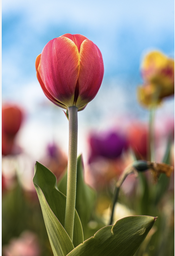
#> input picture images/tulip.png, 175 x 256 px, shrunk from 618 x 906 before the run, found by its file name
$ python Homework6.py
#> lines starting #> are read from the running program, lines starting #| are printed output that depends on the picture
import cv2
import numpy as np
import matplotlib.pyplot as plt

def main():
    # Load grayscale image
    img_gray = cv2.imread("/Users/akhi/Desktop/DIP/images/tulip.png", 0)
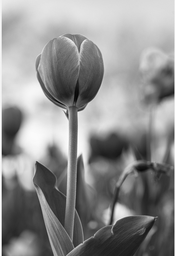
#> img_gray: shape (256, 175); min 5, max 255, mean 142.2

    # Add Gaussian noise
    row, col = img_gray.shape
#> row = 256; col = 175
    mean, var = 0, 0.01
    sigma = var ** 0.5
    gauss = np.random.normal(mean, sigma, (row, col))
    noisy_img = img_gray + gauss * 255
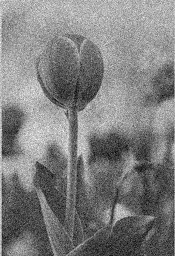
#> noisy_img: shape (256, 175) float64; min -52.75, max 338.7, mean 142.1; drawn with min black and max white
    noisy_img = np.clip(noisy_img, 0, 255).astype(np.uint8)
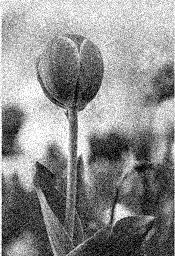
#> noisy_img: shape (256, 175); min 0, max 255, mean 141.3

    # Define known kernels
    avg_filter = np.array([[1, 1, 1],
                           [1, 1, 1],
                           [1, 1, 1]], dtype=np.float32) / 9

    sobel_x = np.array([[-1, 0, 1],
                        [-2, 0, 2],
                        [-1, 0, 1]], dtype=np.float32)

    sobel_y = np.array([[-1, -2, -1],
                        [ 0,  0,  0],
                        [ 1,  2,  1]], dtype=np.float32)

    prewitt_x = np.array([[-1, 0, 1],
                          [-1, 0, 1],
                          [-1, 0, 1]], dtype=np.float32)

    prewitt_y = np.array([[-1, -1, -1],
                          [ 0,  0,  0],
                          [ 1,  1,  1]], dtype=np.float32)

    laplace = np.array([[ 0, -1,  0],
                        [-1,  4, -1],
                        [ 0, -1,  0]], dtype=np.float32)

    scharr_x = np.array([[-3, 0, 3],
                         [-10, 0, 10],
                         [-3, 0, 3]], dtype=np.float32)

    scharr_y = np.array([[-3, -10, -3],
                         [ 0,   0,  0],
                         [ 3,  10,  3]], dtype=np.float32)

    # ----- Custom 4 Kernels -----
    # Edge-enhancement kernel
    custom_1 = np.array([[ 0, -1,  0],
                         [-1,  5, -1],
                         [ 0, -1,  0]], dtype=np.float32)

    # Emboss kernel
    custom_2 = np.array([[-2, -1,  0],
                         [-1,  1,  1],
                         [ 0,  1,  2]], dtype=np.float32)

    # Diagonal edge detection
    custom_3 = np.array([[ 1,  1,  0],
                         [ 1,  0, -1],
                         [ 0, -1, -1]], dtype=np.float32)

    # Sharpening kernel
    custom_4 = np.array([[ 0, -1,  0],
                         [-1,  9, -1],
                         [ 0, -1,  0]], dtype=np.float32)

    # Combine all filters
    filters = {
        "Avg": avg_filter,
        "Sobel-X": sobel_x,
        "Sobel-Y": sobel_y,
        "Prewitt-X": prewitt_x,
        "Prewitt-Y": prewitt_y,
        "Laplace-4": laplace,
        "Scharr-X": scharr_x,
        "Scharr-Y": scharr_y,
        "Custom-EdgeEnhance": custom_1,
        "Custom-Emboss": custom_2,
        "Custom-DiagonalEdge": custom_3,
        "Custom-Sharpen": custom_4
    }

    # Display setup
    img_set = [img_gray, noisy_img]
    img_title = ['Original', 'Gaussian Noise']

    # Apply filters
    for name, kernel in filters.items():
        f_same = filter_same(noisy_img, kernel)
        f_valid = filter_valid(noisy_img, kernel)

        img_set.extend([f_same, f_valid])
        img_title.extend([f'{name} (same)', f'{name} (valid)'])
#> this loop made 12 passes
#> pass 1, in filter_same, `padded_img = np.pad(tmp_img, ((pad_h, pad_h), (pad_w, pad_w)), mode='c..`:
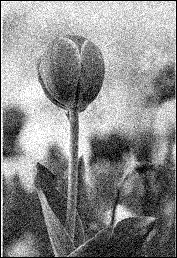
#> padded_img: shape (258, 177) float32; min 0, max 255, mean 138.6
#> pass 1, in main, `f_same = filter_same(noisy_img, kernel)`:
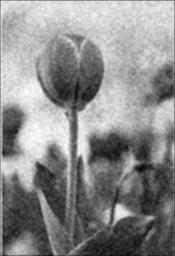
#> f_same: shape (256, 175); min 9, max 254, mean 139.7
#> pass 1, in main, `f_valid = filter_valid(noisy_img, kernel)`:
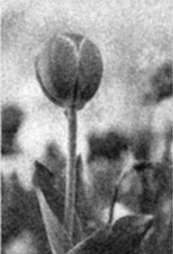
#> f_valid: shape (254, 173); min 9, max 254, mean 140.1
#> after the loop, img_set = 26 items; img_title = 26 items, first 6: 'Original', 'Gaussian Noise', 'Avg (same)', 'Avg (valid)', 'Sobel-X (same)', 'Sobel-X (valid)'

    # Show results
    display(img_set, img_title)


#-------Convolution: VALID
def filter_valid(input_img, kernel):
    tmp_img = input_img.astype(np.float32)
    input_h, input_w = input_img.shape
    kernel_h, kernel_w = kernel.shape
    output_h = input_h - kernel_h + 1
    output_w = input_w - kernel_w + 1

    output_img = np.zeros((output_h, output_w), dtype=np.float32)
    for h in range(output_h):
        for w in range(output_w):
            roi = tmp_img[h:h+kernel_h, w:w+kernel_w]
            output_img[h, w] = np.sum(roi * kernel)

    return np.clip(output_img, 0, 255).astype(np.uint8)

#-------Convolution: SAME
def filter_same(input_img, kernel):
    tmp_img = input_img.astype(np.float32)
    kernel_h, kernel_w = kernel.shape
    pad_h = kernel_h // 2
    pad_w = kernel_w // 2

    padded_img = np.pad(tmp_img, ((pad_h, pad_h), (pad_w, pad_w)), mode='constant', constant_values=0)
    output_h, output_w = input_img.shape
    output_img = np.zeros((output_h, output_w), dtype=np.float32)

    for h in range(output_h):
        for w in range(output_w):
            roi = padded_img[h:h+kernel_h, w:w+kernel_w]
            output_img[h, w] = np.sum(roi * kernel)

    return np.clip(output_img, 0, 255).astype(np.uint8)

#-----Display Function
def display(img_set, img_title, cols=4):
#> called with cols = 4
    num_images = len(img_set)
#> num_images = 26
    rows = (num_images + cols - 1) // cols
#> rows = 7

    plt.figure(figsize=(15, 15))
    for i in range(num_images):
        plt.subplot(rows, cols, i + 1)
        plt.imshow(img_set[i], cmap='gray')
        plt.title(img_title[i])
        plt.axis('off')

    plt.tight_layout()
    plt.show()
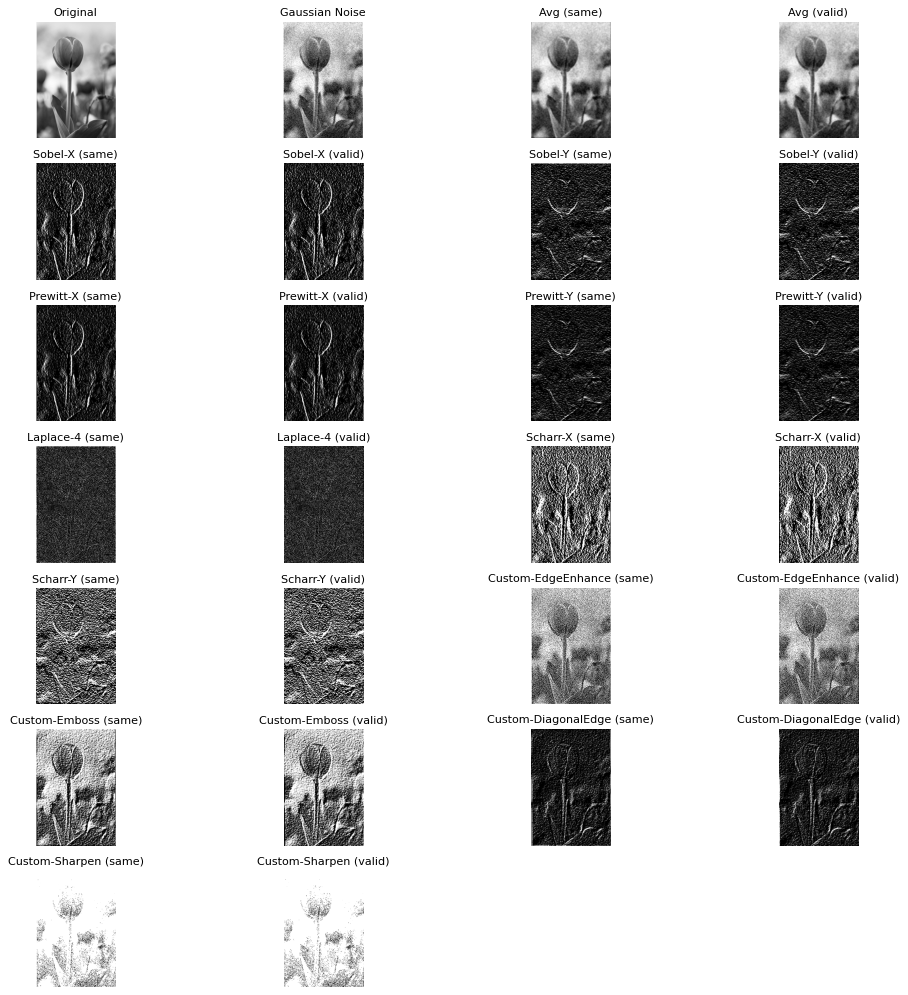
#> figure drawn by matplotlib, 26 panels


if __name__ == "__main__":
    main()

$ run again, with images/flower.png copied over images/tulip.png
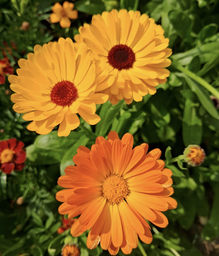
#> input picture images/flower.png, 219 x 256 px, shrunk from 1112 x 1300 before the run, found by its file name
#> the loop in main, `for name, kernel in filters.items():` made 12 passes
#> pass 1, in filter_same, `padded_img = np.pad(tmp_img, ((pad_h, pad_h), (pad_w, pad_w)), mode='c..`:
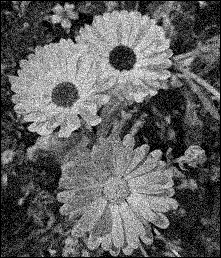
#> padded_img: shape (258, 221) float32; min 0, max 255, mean 95.6
#> pass 1, in main, `f_valid = filter_valid(noisy_img, kernel)`:
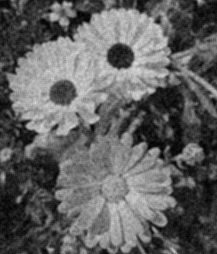
#> f_valid: shape (254, 217); min 0, max 220, mean 97.5
#> after the loop in main, `for name, kernel in filters.items():`: img_set = 26 items; img_title = 26 items, first 6: 'Original', 'Gaussian Noise', 'Avg (same)', 'Avg (valid)', 'Sobel-X (same)', 'Sobel-X (valid)'
#> num_images = 26
#> rows = 7
